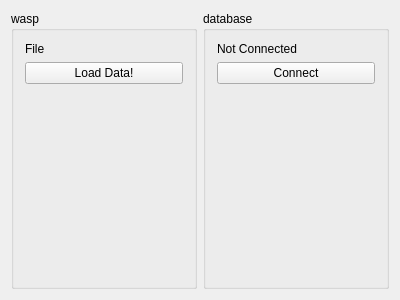
<?xml version="1.0" encoding="UTF-8"?>
<ui version="4.0">
 <class>Widget</class>
 <widget class="QWidget" name="Widget">
  <property name="geometry">
   <rect>
    <x>0</x>
    <y>0</y>
    <width>400</width>
    <height>300</height>
   </rect>
  </property>
  <property name="windowTitle">
   <string>Widget</string>
  </property>
  <layout class="QHBoxLayout" name="horizontalLayout">
   <item>
    <widget class="QGroupBox" name="groupBox_2">
     <property name="title">
      <string>wasp</string>
     </property>
     <layout class="QVBoxLayout" name="verticalLayout_2">
      <item>
       <widget class="QLabel" name="fileLabel">
        <property name="text">
         <string>File</string>
        </property>
       </widget>
      </item>
      <item>
       <widget class="QPushButton" name="loadDataButton">
        <property name="text">
         <string>Load Data!</string>
        </property>
       </widget>
      </item>
      <item>
       <spacer name="verticalSpacer_2">
        <property name="orientation">
         <enum>Qt::Vertical</enum>
        </property>
        <property name="sizeHint" stdset="0">
         <size>
          <width>20</width>
          <height>181</height>
         </size>
        </property>
       </spacer>
      </item>
     </layout>
    </widget>
   </item>
   <item>
    <widget class="QGroupBox" name="groupBox">
     <property name="title">
      <string>database</string>
     </property>
     <layout class="QVBoxLayout" name="verticalLayout">
      <item>
       <widget class="QLabel" name="dbLabel">
        <property name="text">
         <string>Not Connected</string>
        </property>
       </widget>
      </item>
      <item>
       <widget class="QPushButton" name="connectButton">
        <property name="text">
         <string>Connect</string>
        </property>
       </widget>
      </item>
      <item>
       <spacer name="verticalSpacer">
        <property name="orientation">
         <enum>Qt::Vertical</enum>
        </property>
        <property name="sizeHint" stdset="0">
         <size>
          <width>20</width>
          <height>181</height>
         </size>
        </property>
       </spacer>
      </item>
     </layout>
    </widget>
   </item>
  </layout>
 </widget>
 <layoutdefault spacing="6" margin="11"/>
 <resources/>
 <connections/>
</ui>
